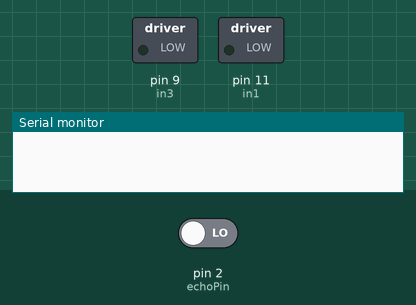
Simulated run of this sketch. Board: Arduino Uno, built with avr-gcc and run on an emulated ATmega328P. On the bench: switched loads named in the sketch (green lamp = pin HIGH), the last lines printed to the serial monitor. The inputs (shaded band) are chosen by the test bench; at power-on: pin 2 (echoPin) LOW. Pins used as bus, display or sensor lines are not drawn.

Above: at 0.1 s.
At 1.1 s:
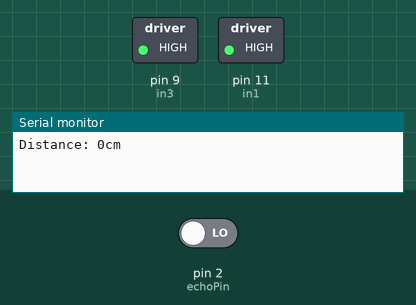
Timing chart, 0 to 2.6 s (numbered marks = the images above):
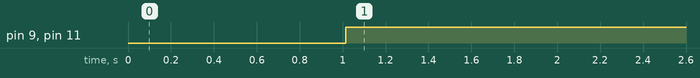

Measured:
- by itself, pin 9 (in3), pin 11 (in1): LOW → HIGH at 1.0 s

The sketch:

Michael_Sun_Matej_Groombridge_10IST6_Project2.ino
```cpp
// Motor One
int enA = 12;
int in1 = 11;
int in2 = 10;

// Motor Two
int enB = 7;
int in3 = 9;
int in4 = 10;

// Ultrasonic Sensors
const int trigPin = 3;
const int echoPin = 2;

int duration = 0;
long cm = 0;
int revSpeed = 0;

void setup() {
  pinMode(trigPin, OUTPUT);
  pinMode(echoPin, INPUT);
  Serial.begin(9600);

}

void loop() {
  // put your main code here, to run repeatedly:
  digitalWrite(trigPin, LOW);
  delayMicroseconds(5000);

  digitalWrite(trigPin, HIGH);
  delayMicroseconds(10000);
  digitalWrite(trigPin, LOW);

  duration = pulseIn(echoPin, HIGH);
  cm = duration * 0.034/2;

  Serial.print("Distance: ");
  Serial.print(cm);
  Serial.println("cm");

  if (cm > 5 && cm < 50) {
    revSpeed = map(cm, 5, 50, 100, 1000);
    analogWrite(in1, revSpeed);
    analogWrite(in3, revSpeed);
    delay(100);
    Serial.print(revSpeed);
  }
  else if (cm > 50 && cm < 100) {
    revSpeed = map(cm, 50, 100, 500, 2000);
    analogWrite(in1, revSpeed);
    analogWrite(in3, revSpeed);
    delay(100);
    Serial.print(revSpeed);
  }
  else if (cm > 100) {
    revSpeed = map(cm, 100, 1000, 1000, 2000);
    analogWrite(in1, revSpeed);
    analogWrite(in3, revSpeed);
    delay(100);
    Serial.print(revSpeed);
  }
  else if (cm < 6) {
    revSpeed = -1;
    analogWrite(in1, revSpeed);
    analogWrite(in3, revSpeed);
    delay(100);
    Serial.print(revSpeed);
  }
}
```
